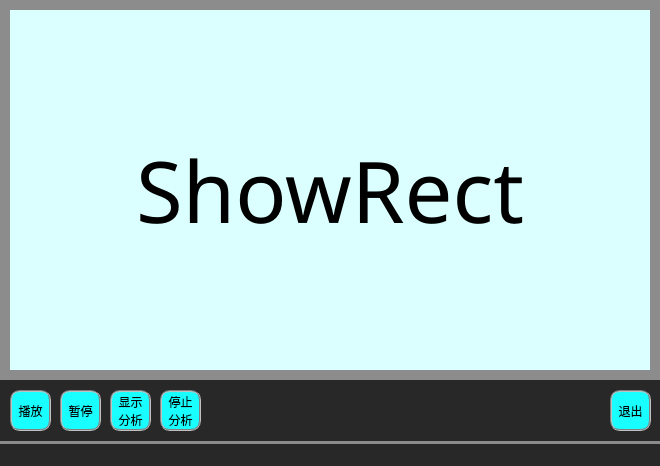
<?xml version="1.0" encoding="UTF-8"?>
<ui version="4.0">
 <class>QtVVClass</class>
 <widget class="QMainWindow" name="QtVVClass">
  <property name="geometry">
   <rect>
    <x>0</x>
    <y>0</y>
    <width>660</width>
    <height>466</height>
   </rect>
  </property>
  <property name="maximumSize">
   <size>
    <width>9000</width>
    <height>6000</height>
   </size>
  </property>
  <property name="windowTitle">
   <string>基于视频的车速车型检测</string>
  </property>
  <property name="styleSheet">
   <string notr="true">background-color:rgb(140,140,140);</string>
  </property>
  <widget class="QWidget" name="centralWidget">
   <property name="styleSheet">
    <string notr="true"/>
   </property>
   <widget class="QLabel" name="vvImg">
    <property name="geometry">
     <rect>
      <x>10</x>
      <y>10</y>
      <width>640</width>
      <height>360</height>
     </rect>
    </property>
    <property name="font">
     <font>
      <family>华文隶书</family>
      <pointsize>64</pointsize>
     </font>
    </property>
    <property name="styleSheet">
     <string notr="true">background-color:rgb(219, 255, 254)</string>
    </property>
    <property name="text">
     <string>ShowRect</string>
    </property>
    <property name="textFormat">
     <enum>Qt::AutoText</enum>
    </property>
    <property name="alignment">
     <set>Qt::AlignCenter</set>
    </property>
   </widget>
   <widget class="QPushButton" name="pushButton_Start">
    <property name="geometry">
     <rect>
      <x>10</x>
      <y>390</y>
      <width>41</width>
      <height>41</height>
     </rect>
    </property>
    <property name="font">
     <font>
      <family>AcadEref</family>
      <pointsize>9</pointsize>
     </font>
    </property>
    <property name="styleSheet">
     <string notr="true">background-color:rgb(25,255,255);
border:2px groove gray;
border-radius:10px;
padding:2px 4px;</string>
    </property>
    <property name="text">
     <string>播放</string>
    </property>
   </widget>
   <widget class="QPushButton" name="pushButton_Pause">
    <property name="geometry">
     <rect>
      <x>60</x>
      <y>390</y>
      <width>41</width>
      <height>41</height>
     </rect>
    </property>
    <property name="styleSheet">
     <string notr="true">background-color:rgb(25,255,255);
border:2px groove gray;
border-radius:10px;
padding:2px 4px;</string>
    </property>
    <property name="text">
     <string>暂停</string>
    </property>
   </widget>
   <widget class="QPushButton" name="pushButton_StartFind">
    <property name="geometry">
     <rect>
      <x>110</x>
      <y>390</y>
      <width>41</width>
      <height>41</height>
     </rect>
    </property>
    <property name="styleSheet">
     <string notr="true">background-color:rgb(25,255,255);
border:2px groove gray;
border-radius:10px;
padding:2px 4px;</string>
    </property>
    <property name="text">
     <string>显示
分析</string>
    </property>
   </widget>
   <widget class="QPushButton" name="pushButton_Exit">
    <property name="geometry">
     <rect>
      <x>610</x>
      <y>390</y>
      <width>41</width>
      <height>41</height>
     </rect>
    </property>
    <property name="styleSheet">
     <string notr="true">background-color:rgb(25,255,255);
border:2px groove gray;
border-radius:10px;
padding:2px 4px;</string>
    </property>
    <property name="text">
     <string>退出</string>
    </property>
   </widget>
   <widget class="QLabel" name="backgroundLabel">
    <property name="geometry">
     <rect>
      <x>0</x>
      <y>380</y>
      <width>660</width>
      <height>61</height>
     </rect>
    </property>
    <property name="styleSheet">
     <string notr="true">background-color:rgb(40,40,40);</string>
    </property>
    <property name="text">
     <string/>
    </property>
   </widget>
   <widget class="QPushButton" name="pushButton_StopFind">
    <property name="geometry">
     <rect>
      <x>160</x>
      <y>390</y>
      <width>41</width>
      <height>41</height>
     </rect>
    </property>
    <property name="styleSheet">
     <string notr="true">background-color:rgb(25,255,255);
border:2px groove gray;
border-radius:10px;
padding:2px 4px;</string>
    </property>
    <property name="text">
     <string>停止
分析</string>
    </property>
   </widget>
   <zorder>backgroundLabel</zorder>
   <zorder>vvImg</zorder>
   <zorder>pushButton_Start</zorder>
   <zorder>pushButton_Pause</zorder>
   <zorder>pushButton_StartFind</zorder>
   <zorder>pushButton_Exit</zorder>
   <zorder>pushButton_StopFind</zorder>
  </widget>
  <widget class="QStatusBar" name="statusBar">
   <property name="styleSheet">
    <string notr="true">background-color:rgb(40,40,40);</string>
   </property>
  </widget>
  <action name="action_ConCam">
   <property name="text">
    <string>打开视频文件</string>
   </property>
  </action>
  <action name="actionExit">
   <property name="text">
    <string>退出</string>
   </property>
  </action>
  <action name="action_ShowHis">
   <property name="text">
    <string>查看录像</string>
   </property>
  </action>
  <action name="action_Setting">
   <property name="text">
    <string>设置</string>
   </property>
  </action>
  <action name="action_7">
   <property name="text">
    <string>匹配设置</string>
   </property>
  </action>
  <action name="action_Faces">
   <property name="text">
    <string>匹配数据库</string>
   </property>
  </action>
  <action name="action_About">
   <property name="text">
    <string>关于基于视频的车速车型检测</string>
   </property>
  </action>
 </widget>
 <layoutdefault spacing="6" margin="11"/>
 <resources>
  <include location="QtVV.qrc"/>
 </resources>
 <connections>
  <connection>
   <sender>pushButton_Exit</sender>
   <signal>clicked()</signal>
   <receiver>QtVVClass</receiver>
   <slot>close()</slot>
   <hints>
    <hint type="sourcelabel">
     <x>850</x>
     <y>535</y>
    </hint>
    <hint type="destinationlabel">
     <x>438</x>
     <y>290</y>
    </hint>
   </hints>
  </connection>
  <connection>
   <sender>actionExit</sender>
   <signal>triggered()</signal>
   <receiver>QtVVClass</receiver>
   <slot>close()</slot>
   <hints>
    <hint type="sourcelabel">
     <x>-1</x>
     <y>-1</y>
    </hint>
    <hint type="destinationlabel">
     <x>438</x>
     <y>290</y>
    </hint>
   </hints>
  </connection>
 </connections>
</ui>
